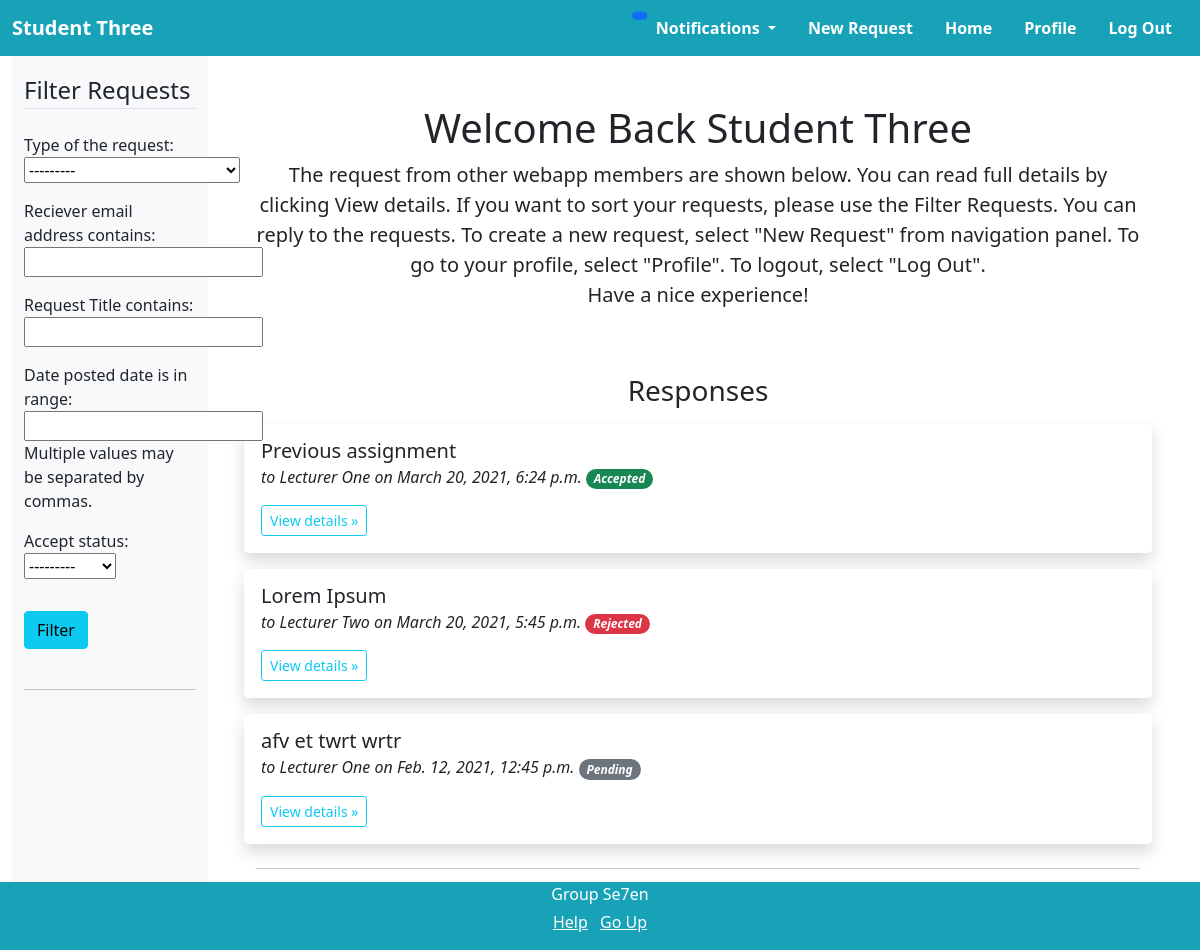
Page / (signed in) on the committed database.
### users/models.py (models this page shows, shortened)
class CustomUser(AbstractUser):
    username = None
    email = models.EmailField(_('email address'), unique=True)
    USERNAME_FIELD = 'email'
    REQUIRED_FIELDS = []
    objects = CustomUserManager()
    def __str__(self):
        if (self.groups.filter(name='Lecturer').exists()):
            return self.lecturerprofile.firstName + " " + self.lecturerprofile.lastName
        elif (self.groups.filter(name='Student').exists()):
            return self.studentprofile.firstName + " " + self.studentprofile.lastName
        else:
            return ""

class Profile(models.Model):
    firstName = models.CharField(max_length=50, verbose_name="First Name")
    lastName = models.CharField(max_length=50, verbose_name="Last Name")
    image = models.ImageField(default='defaultDP.jpg', upload_to='profile_pics', verbose_name="Profile Picture")
    class Meta:
        abstract = True

class StudentProfile(Profile):
    DEPARTMENT_CHOICES = [
    ('EN', 'ENTC'),
    ('CS', 'CSE'),
    ('BM', 'BM'),
    ('ME', 'ME'),
    ('MT', 'MT'),
    ('CH', 'CH'),
    ('EE', 'EE'),
    ('CE', 'CE')
    ]
    user = models.OneToOneField(CustomUser, on_delete=models.CASCADE, related_name="studentprofile")
    indexNo = models.CharField(max_length=7, verbose_name="Index Number")
    department = models.CharField(max_length=2, choices=DEPARTMENT_CHOICES, verbose_name="Department")
    contactNo = models.CharField(max_length=10, verbose_name="Contact Number")

class LecturerProfile(Profile):
    DEPARTMENT_CHOICES = [
    ('EN', 'ENTC'),
    ('CS', 'CSE'),
    ('BM', 'BM'),
    ('ME', 'ME'),
    ('MT', 'MT'),
    ('CH', 'CH'),
    ('EE', 'EE'),
    ('CE', 'CE'),
    ('MA', 'MA')
    ]
    user = models.OneToOneField(CustomUser, on_delete=models.CASCADE, related_name="lecturerprofile")
    department = models.CharField(max_length=2, choices=DEPARTMENT_CHOICES, verbose_name="Department")

### requester/models.py (models this page shows, shortened)
class StudentRequest(models.Model):
    TYPE_CHOICES = [
        ('SD', 'Extending Deadline'),
        ('LR', 'Leave Request'),
        ('RL', 'Rescheduling of a Lecture'),
        ('MR', 'Miscellaneous Request')
    ]
    ACCEPT_STATUS = [
        ('PN', 'Pending'),
        ('AC', 'Accepted'),
        ('RJ', 'Rejected')
    ]
    requestType = models.CharField(max_length=2, choices=TYPE_CHOICES,  verbose_name="Type of the request")
    title = models.CharField(max_length=100, verbose_name="Request Title")
    content = models.TextField(verbose_name="Request Content")
    date_posted = models.DateTimeField(default=timezone.now)
    author = models.ForeignKey(CustomUser, related_name="student_requests", on_delete=models.CASCADE, limit_choices_to={'groups__name': 'Student'})
    reciever = models.ForeignKey(CustomUser, related_name="lecturer_requests", on_delete=models.CASCADE,  verbose_name="Reciever", limit_choices_to={'groups__name': 'Lecturer'})
    accept_status = models.CharField(max_length=2, choices=ACCEPT_STATUS, default='PN')
    attachments = models.FileField(upload_to="request_attachments", verbose_name="Attachments", blank=True ,null=True)

### requester/views.py (the view)
# urls.py: path('', RequestListView.as_view(), name='requester-home'),#url to home page
class RequestListView(LoginRequiredMixin, ListView):
    filterset_class = None
    def get_queryset(self):
      if self.request.user.groups.filter(name='Lecturer').exists():
        queryset = StudentRequest.objects.filter(reciever=self.request.user).all().order_by('-date_posted')
        self.filterset_class = LecturerRequestFilterset
      elif self.request.user.groups.filter(name='Student').exists():
        queryset = StudentRequest.objects.filter(author=self.request.user).all().order_by('-date_posted')
        self.filterset_class = StudentRequestFilterset
      self.filterset = self.filterset_class(self.request.GET, queryset=queryset)
      return self.filterset.qs.distinct()
    def get_context_data(self, **kwargs):
        context = super().get_context_data(**kwargs)
        context['filterset'] = self.filterset
        return context
    def get_template_names(self):
      if self.request.user.groups.filter(name='Lecturer').exists():
        return ['requester/lecturerhome.html']
      elif self.request.user.groups.filter(name='Student').exists():
        return ['requester/studenthome.html']

### requester/templates/requester/studenthome.html (shortened to what this page needs)
{% extends "requester/base.html" %}
  {% block content %}
  <div class="container-fluid">
    <div class="row">
      <nav id="sidebarMenu" class="col-md-4 col-lg-2 d-md-block bg-light sidebar collapse">
        <div class="position-sticky pt-3">
          <form class="mx-auto" action="" method="get">
            <fieldset class="form-group">
              <legend class="border-bottom mb-4">Filter Requests</legend>
              {{ filterset.form.as_p }}
            </fieldset>
            <input class="btn btn-info my-3" type="submit" value="Filter">
          </form>
          <hr class="my-4">
        </div>
      </nav>
      <main class="col-md-8 ms-sm-auto col-lg-10 px-md-4"><div class="chartjs-size-monitor"><div class="chartjs-size-monitor-expand"><div class=""></div></div><div class="chartjs-size-monitor-shrink"><div class=""></div></div></div>
        <div class="container">
          <div class="py-5 text-center">
            <h1>Welcome Back {{ user }}</h1>
            <p class="lead">The request from other webapp members are shown below. You can read full details by clicking View details. If you want to sort your requests, please use the Filter Requests. You can reply to the requests. To create a new request, select "New Request" from navigation panel. To go to your profile, select "Profile". To logout, select "Log Out". <br>Have a nice experience!</p>
          </div>
          <div class="row">
            <h3 class="d-flex justify-content-center">
              <span>Responses</span>
            </h3>
            {% for request in object_list %}
              <div class="container bg-white border border-white shadow p-3 bg-body rounded m-2 mx-auto">
                <h5 class="lh-1">{{ request.title }}</h5>
                <p class="fw-light fst-italic lh-1">to {{ request.reciever }} on {{request.date_posted}}
                    {% if request.accept_status == 'PN' %}
                        <span class="badge rounded-pill bg-secondary">Pending</span>
                    {% elif request.accept_status == 'AC' %}
                        <span class="badge rounded-pill bg-success">Accepted</span>
                    {% else %}
                        <span class="badge rounded-pill bg-danger">Rejected</span>
                    {% endif %}
                </p>
                <a class="btn btn-outline-info btn-sm" href="{% url 'request-detail' request.id %}" role="button">View details »</a>
              </div>
            {% endfor %}
          </div>
          <hr>
        </div>
      </main>
    </div>
  </div>
{% endblock content %}

### requester/templates/requester/base.html (shortened to what this page needs)
{% load notifications_tags %}
{% load static%}
<!doctype html>
<html lang="en">
  <head>
    <link href="https://cdn.jsdelivr.net/npm/bootstrap@5.0.0-beta1/dist/css/bootstrap.min.css" rel="stylesheet">
    <link rel="stylesheet" href="https://cdnjs.cloudflare.com/ajax/libs/font-awesome/4.7.0/css/font-awesome.min.css">
  </head>
  <body class="pt-5">
    <nav class="navbar fixed-top navbar-expand-sm navbar-dark">
      <div class="container-fluid">
        <a class="navbar-brand fw-bold text-white" href="{% url 'requester-home' %}">
            {{ user }}
        </a>
        <div class="collapse navbar-collapse justify-content-end" id="navbarSupportedContent">
          <ul class="nav fw-bold text-white">
            <li class="nav-item dropdown">
              <a class="nav-link dropdown-toggle text-reset text-white" href="#" id="navbarDropdown" role="button" data-bs-toggle="dropdown" aria-expanded="false">
                Notifications
                <span class="position-absolute top-1 start-0 translate-middle badge rounded-pill bg-primary">
                </span>
              </a>
            </li>
            {% ifequal user.groups.all.0|stringformat:"s" 'Student' %}
            <li class="nav-item">
              <a class="nav-link text-reset" href="{% url 'request-create' %}">New Request</a>
            </li>
            {% endifequal %}
            <li class="nav-item">
              <a class="nav-link text-reset" href="{% url 'requester-home' %}">Home</a>
            </li>
            <li class="nav-item">
              <a class="nav-link text-reset" href="{% url 'profile' %}" tabindex="-1" aria-disabled="true">Profile</a>
            </li>
            <li class="nav-item">
              <a class="nav-link text-reset" href="{% url 'logout' %}">Log Out</a>
            </li>
          </ul>
        </div>
      </div>
    </nav>
    <div class="container-fluid background pt-2">
        {% block content %}{% endblock %}
    </div>
    <div class="mt-4 container-fluid footer text-center fixed-bottom">
      <p class="mb-1 text-white">Group Se7en</p>
      <ul class="list-inline text-white">
        <li class="list-inline-item"><a class="text-reset" href="#">Help</a></li>
        <li class="list-inline-item"><a class="text-reset" href="#">Go Up</a></li>
      </ul>
    </div>
  </body>
</html>

### requester/templates/requester/base.html (style rules this page uses)
.navbar { background-color: #17a2b8; }
.footer { background-color: #17a2b8; }
.background { background-color: #ffffff; }

### rows in the picture
CustomUser: id.lastName "Student Three"
StudentRequest: title "Previous assignment", reciever "Lecturer One", date_posted "March 20, 2021, 6:24 p.m.", accept_status "Accepted"
StudentRequest: title "Lorem Ipsum", reciever "Lecturer Two", date_posted "March 20, 2021, 5:45 p.m.", accept_status "Rejected"
StudentRequest: title "afv et twrt wrtr", reciever "Lecturer One", date_posted "Feb. 12, 2021, 12:45 p.m.", accept_status "Pending"
